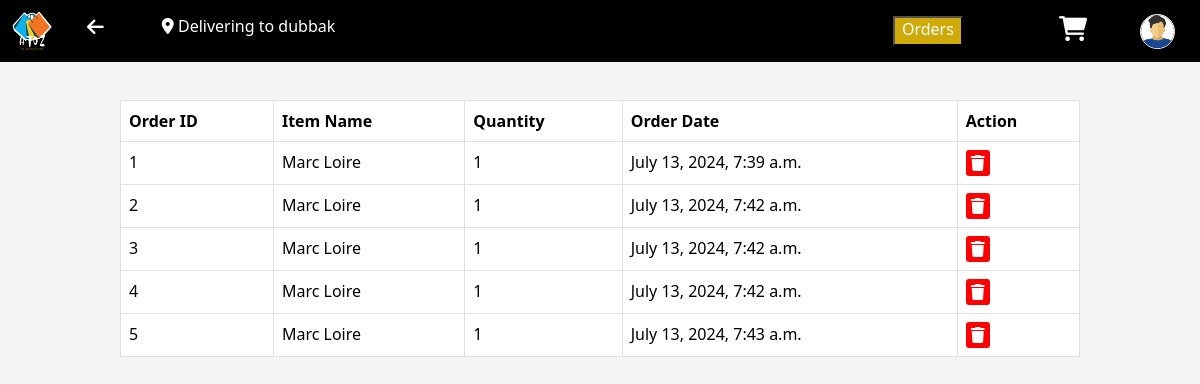
Before: /user_orders/2/ with the older database file.
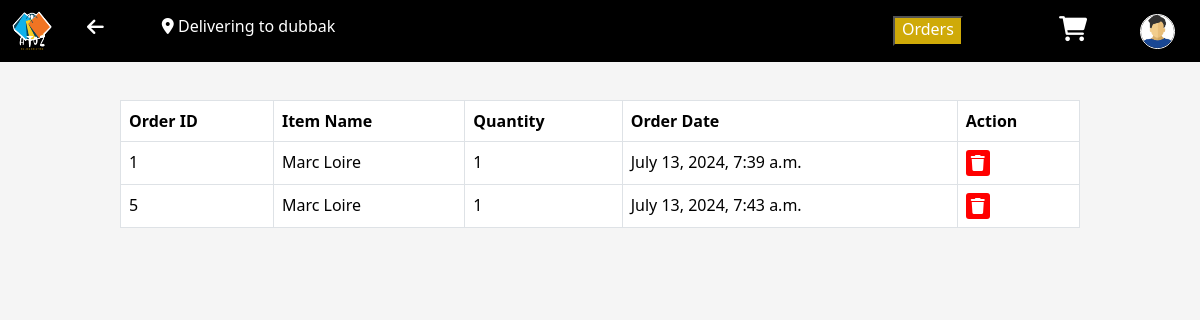
After: the same page with the newer database file.
### allinone/models.py (models this page shows)
class Order(models.Model):
    item = models.ForeignKey(Item, on_delete=models.CASCADE)
    user = models.ForeignKey(User, on_delete=models.CASCADE)
    quantity = models.PositiveIntegerField()
    order_date = models.DateTimeField(auto_now_add=True)

class Item(models.Model):
    name = models.CharField(max_length=255)
    description = models.CharField(max_length=120)
    photo = models.ImageField(upload_to='images/')
    cost = models.DecimalField(max_digits=10, decimal_places=2)
    category = models.ForeignKey(AdminCategory, on_delete=models.CASCADE)
    seller = models.ForeignKey(Seller, on_delete=models.CASCADE)

### allinone/views.py (the view)
# urls.py: path('user_orders/<int:id>/',views.user_orders, name='user_orders'),
def user_orders(request,id):
    context = {}
    user =  User.objects.get(id=id)
    orders = Order.objects.filter(user=user)
    context['user'] = user
    context['orders'] = orders
    return render(request, 'UserOrders.html', context)

### allinone/templates/UserOrders.html (shortened to what this page needs)
<!DOCTYPE html>
<html lang="en">
<head>
    <link href="https://cdn.jsdelivr.net/npm/bootstrap@5.3.2/dist/css/bootstrap.min.css" rel="stylesheet"
>
    <link rel="stylesheet" href="https://cdnjs.cloudflare.com/ajax/libs/font-awesome/6.0.0/css/all.min.css">
</head>
<body>
    <nav class="navbar navbar-expand-lg d-flex flex-row bg-black fixed-top">
        <div class="container-fluid justify-content-start">
            {% load static %}
            <img src="{% static 'images/atoz.png' %}" class="wpic" alt="Logo">
            <a class="arrow" id="logbtn" href="#" onclick="back()"><i class="fa-solid fa-arrow-left"></i></a>
            <p class="mx-5 address"><i class="fa-solid fa-location-dot"></i><span class="address"> Delivering to <span>{{user.address}}</span></span></p>
        </div>
        <div class="mx-5">
            <button class="orders"><a class="nav-link active" id="logbtn" href="#" onclick="orders()">Orders</a></button>
        </div>
        <div class="mx-5">
            <a class="nav-link active" id="logbtn" href="#" onclick="cartbtn()"><i class="fa-solid fa-cart-shopping"></i></a>
        </div>
        <ul class="navbar-nav collapse navbar-collapse" id="navbarText">
            <li class="nav-item m-1 position-relative">
                <button class="btn p-0" type="button" id="profile" data-bs-toggle="dropdown" aria-expanded="false">
                    <img id="userImage" src="{{ user.image.url }}" alt="User Image">
                </button>
            </li>
        </ul>
    </nav>
    <table class="table table-bordered">
        <thead>
            <tr>
                <th>Order ID</th>
                <th>Item Name</th>
                <th>Quantity</th>
                <th>Order Date</th>
                <th>Action</th>
            </tr>
        </thead>
        <tbody>
            {% for order in orders %}
                <tr>
                    <td>{{ order.id }}</td>
                    <td>{{ order.item.name }}</td>
                    <td>{{ order.quantity }}</td>
                    <td>{{ order.order_date }}</td>
                    <td>
                        <a href="/delete_orders/{{order.id}}" onclick="deletebtn()">
                            <i class="fa fa-trash"></i>
                        </a>
                    </td>
                </tr>
            {% empty %}
                <tr>
                    <td colspan="4">No orders found.</td>
                </tr>
            {% endfor %}
        </tbody>
    </table>
</body>
</html>

Changed rows visible on the page:
removed Order: id "2", item.name "Marc Loire", quantity "1", order_date "July 13, 2024, 7:42 a.m."
removed Order: id "3", item.name "Marc Loire", quantity "1", order_date "July 13, 2024, 7:42 a.m."
removed Order: id "4", item.name "Marc Loire", quantity "1", order_date "July 13, 2024, 7:42 a.m."
